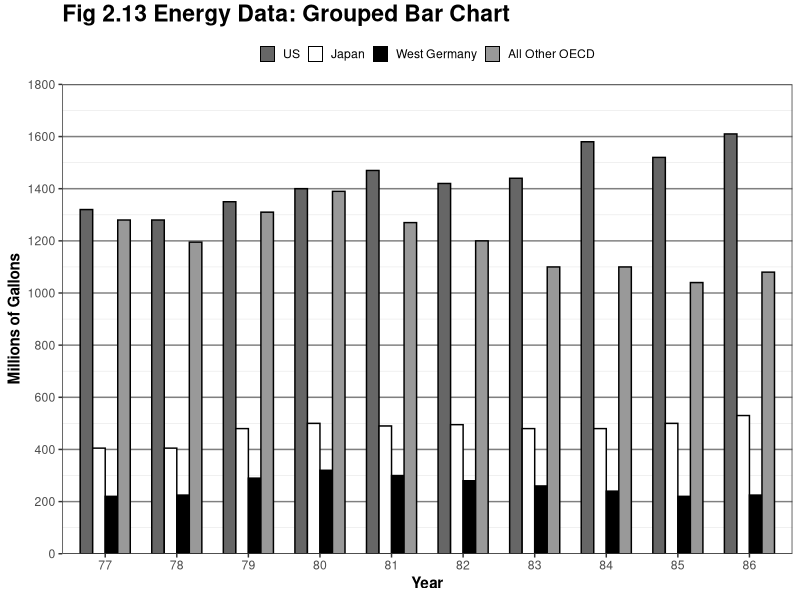
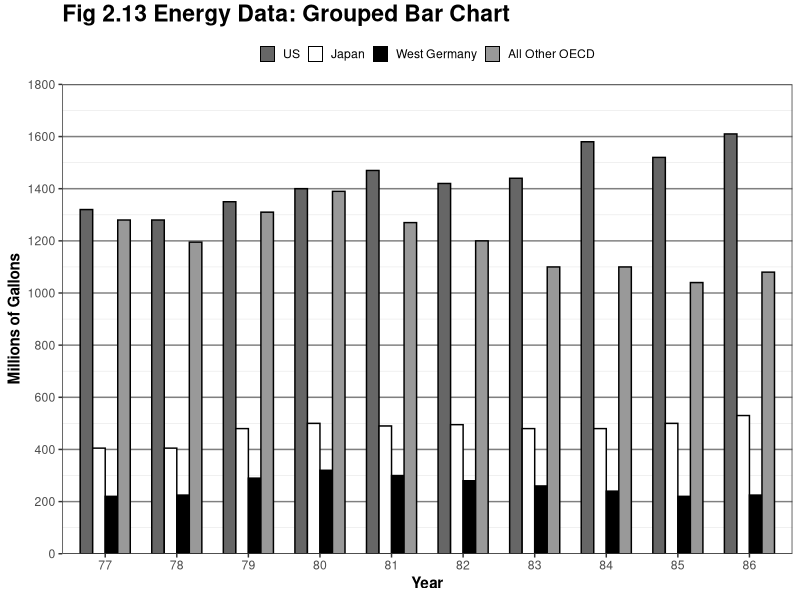

These charts were generated, in order, by the following R code:
library(ggplot2)
library(reshape2) # melt()
library(grid) # unit()

this_base <- "fig02-13_energy-data-grouped-bar-chart"

my_data <- data.frame(
  year = factor(77:86),
  us = c(1320, 1280, 1350, 1400, 1470, 1420, 1440, 1580, 1520, 1610),
  japan = c(405, 405, 480, 500, 490, 495, 480, 480, 500, 530),
  germany = c(220, 225, 290, 320, 300, 280, 260, 240, 220, 225),
  other = c(1280, 1195, 1310, 1390, 1270, 1200, 1100, 1100, 1040, 1080))

# reshape my_data into long form
my_data_long <- melt(my_data, id.vars = "year")

p <- ggplot(my_data_long, aes(x = year, y = value, fill = variable)) +
  # to hide legend slashes, first graph bars with no outline and add legend
  # then graph bars again with outline but blank legend (R Cookbook)
  geom_bar(stat="identity", position = "dodge", width = 0.7) +
  geom_bar(stat="identity", position = "dodge", colour = "black", width = 0.7, 
           show_guide = FALSE) +
  scale_y_continuous(breaks = seq(0, 1800, 200), limits = c(0, 1800), 
                     expand = c(0, 0)) +
  scale_fill_manual("variable" , 
                    values = c('grey40', '#FFFFFF', '#000000', 'grey60'), 
                    labels = c("US", "Japan", "West Germany", 
                               "All Other OECD")) +
  labs(x = "Year", y = "Millions of Gallons") +
  ggtitle("Fig 2.13 Energy Data: Grouped Bar Chart") + 
  theme_bw() +
  theme(panel.grid.major.x = element_blank(),
        panel.grid.major.y = element_line(colour = "grey50"),
        plot.title = element_text(size = rel(1.5), face = "bold", vjust = 1.5),
        axis.title = element_text(face = "bold"),
        legend.position = "top",
        legend.title = element_blank(),
        legend.key.size = unit(0.4, "cm"),
        legend.key = element_rect(fill = "black"))

p

ggsave(paste0(this_base, ".png"), 
       p, width = 7, height = 5)

## pedantic: black border around legend key and tick marks between groups
## note: my_data is estimated
